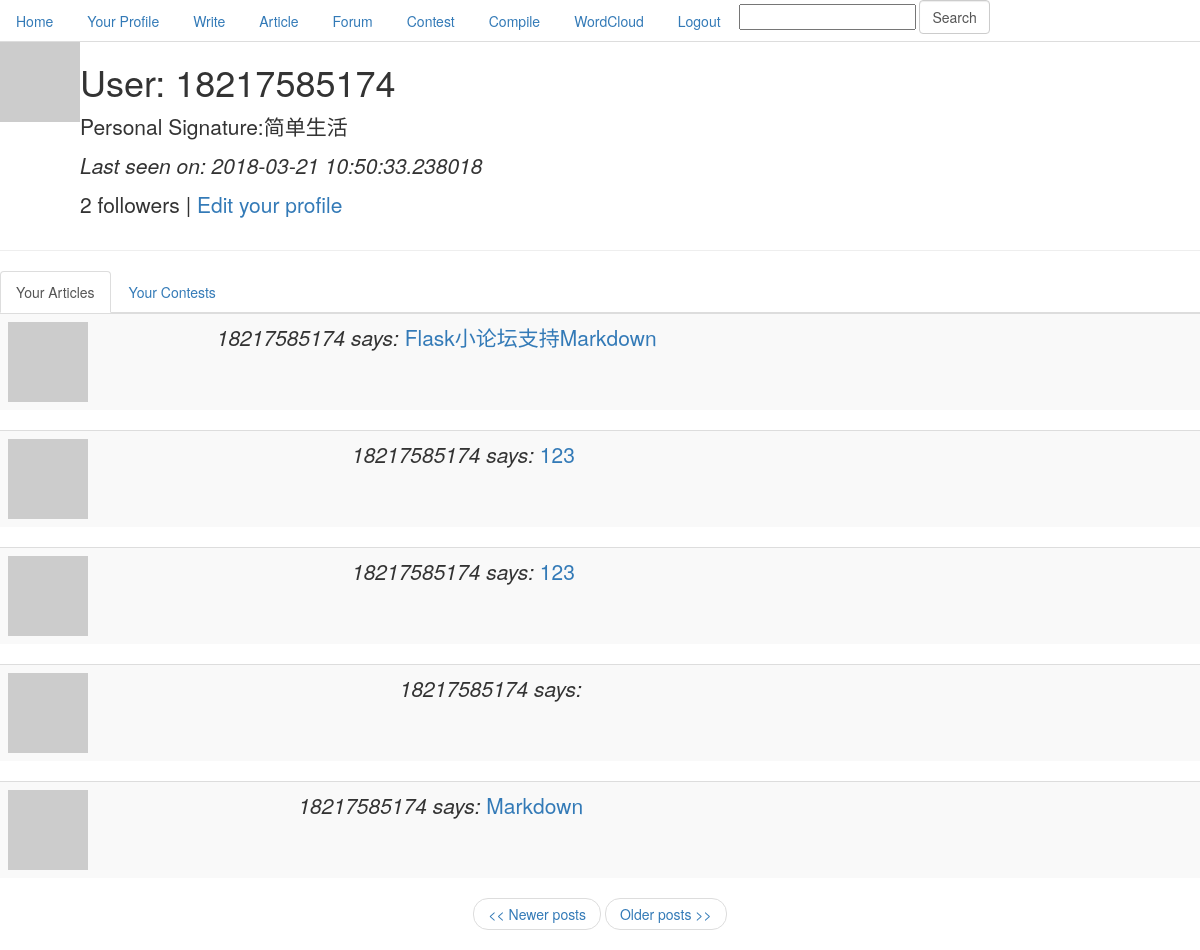
The page /user/18217585174/1 (signed in) on the database as committed earlier.
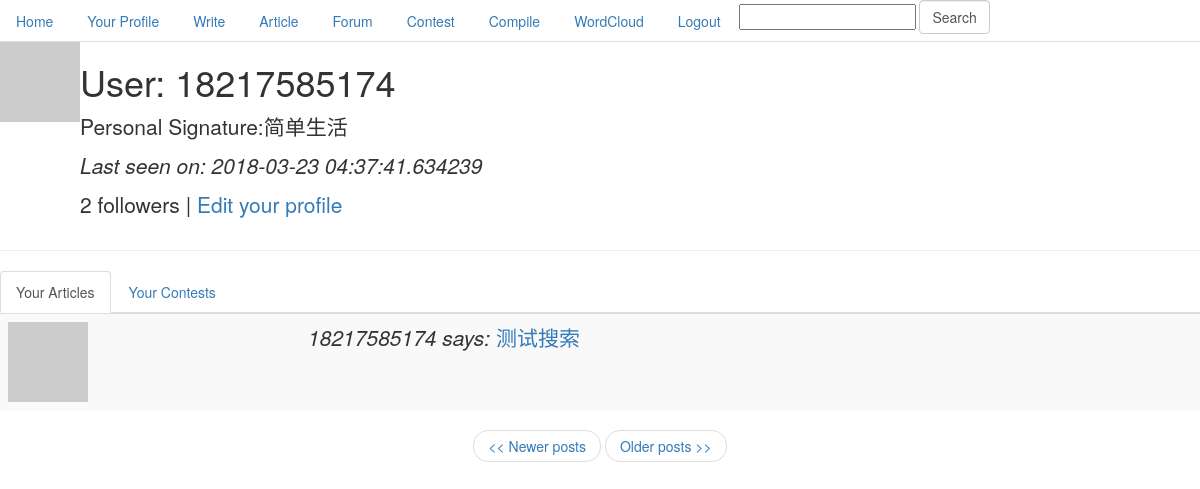
The same page on the database as committed later.
### app/models.py (models this page shows, shortened)
class User(db.Model):
    id = db.Column(db.Integer, primary_key=True)
    nickname = db.Column(db.String(64), index=True, unique=True)
    email = db.Column(db.String(120), index=True, unique=True)
    password = db.Column(db.String(120), index=True)
    posts = db.relationship('Post', backref='author', lazy='dynamic')
    cards = db.relationship('Card', backref='participant')
    about_me = db.Column(db.String(140))
    last_seen = db.Column(db.DateTime)
    followed = db.relationship('User',
                               secondary=followers,
                               primaryjoin=(followers.c.follower_id == id),
                               secondaryjoin=(followers.c.followed_id == id),
                               backref=db.backref('followers', lazy='dynamic'),
                               lazy='dynamic')
    is_authenticated = True
    is_active = True
    is_anonymous = False
    def avatar(self, size):
        return 'http://www.gravatar.com/avatar/' + md5(self.email.encode('utf8')).hexdigest() + '?d=mm&s=' + str(size)

class Post(db.Model):
    __searchable__ = ['body', 'title']
    __analyzer__ = ChineseAnalyzer()
    id = db.Column(db.Integer, primary_key=True)
    title = db.Column(db.String(100))
    body = db.Column(db.String(140))
    timestamp = db.Column(db.DateTime)
    user_id = db.Column(db.Integer, db.ForeignKey('user.id'))

### app/views.py (the view)
@app.route('/user/<nickname>')
@app.route('/user/<nickname>/<int:page>')
@login_required
def user(nickname, page=1):
    user = User.query.filter_by(nickname=nickname).first()
    if user is None:
        flash('User %s not found.' % nickname)
        return redirect(url_for('index'))
    posts = user.posts.paginate(page, POSTS_PER_PAGE, False)
    games = user.games.order_by(Game.timestamp.desc()).all()
    return render_template('user.html',
                           user=user, posts=posts,
                           games=games, datetime=datetime)

### app/forms.py
class SearchForm(Form):
    search = StringField('search', validators=[DataRequired()])

### app/views.py (called while the page is built)
@app.before_request
def before_request():
    g.user = current_user
    g.search_form = SearchForm()
    if g.user.is_authenticated:
        g.user.last_seen = datetime.utcnow()
        db.session.add(g.user)
        db.session.commit()

@lm.user_loader
def load_user(id):
    return User.query.get(int(id))

### app/templates/user.html (shortened to what this page needs)
{% extends "base.html" %}
{% block content %}
<table>
    <tr valign="top">
        <td><img src="{{user.avatar(128)}}"></td>
        <td class="lead">
            <h1>User: {{user.nickname}}</h1>
            {% if user.about_me %}<p>Personal Signature:{{user.about_me}}</p>{% endif %}
            {% if user.last_seen %}<p><i>Last seen on: {{user.last_seen}}</i></p>{% endif %}
            <p>{{user.followers.count()}} followers |
            {% if user.id == g.user.id %}
                <a href="{{url_for('edit')}}">Edit your profile</a>
            {% elif not g.user.is_following(user) %}
                <a href="{{url_for('follow', nickname = user.nickname)}}">Follow</a>
            {% else %}
                <a href="{{url_for('unfollow', nickname = user.nickname)}}">Unfollow</a>
            {% endif %}
            </p>
        </td>
    </tr>
</table>
<hr>
<div>
    <ul class="nav nav-tabs" role="tablist">
        <li role="presentation" class="active">
            <a href="#user_article" aria-controls="user_article" role="tab" data-toggle="tab">
                Your Articles
            </a>
        </li>
        <li role="presentation">
            <a href="#user_game" aria-controls="user_game" role="tab" data-toggle="tab">
                Your Contests
            </a>
        </li>
    </ul>
    <div class="tab-content">
        <div role="tabpanel" class="tab-pane active" id="user_article">
            {% for post in posts.items %}
            {% include 'post.html' %}
            {% endfor %}
            <nav>
                <ul class="pager">
                    {% if posts.has_prev %}<li><a href="{{ url_for('user', nickname = user.nickname, page = posts.prev_num) }}"><< Newer posts</a></li>{% else %}<li><a href="#"><< Newer posts</a></li>{% endif %}
                    {% if posts.has_next %}<li><a href="{{ url_for('user', nickname = user.nickname, page = posts.next_num) }}">Older posts >></a></li>{% else %}<li><a href="#">Older posts >></a></li>{% endif %}
                </ul>
            </nav>
        </div>
    </div>
</div>
{% endblock %}

### app/templates/post.html
<table class="table table-striped table-hover">
    <tr class="lead">
        <td><a href="{{ url_for('user', nickname = post.author.nickname) }}"><img src="{{post.author.avatar(50)}}"></a></td>
        <td><i>{{post.author.nickname}} says:</i>
        <a href="{{ url_for('article', pk = post.id) }}">{{post.title}}</a></td>
    </tr>
</table>

Rows that differ between the two databases and show on the page:
removed Post: author.nickname "18217585174", title "Flask小论坛支持Markdown"
removed Post: author.nickname "18217585174", title "123"
removed Post: author.nickname "18217585174", title "123"
removed Post: author.nickname "18217585174"
removed Post: author.nickname "18217585174", title "Markdown"
changed User "简单生活": last_seen "2018-03-21 10:50:33.238018" → "2018-03-23 04:37:41.634239"
now on this page (row edited): Post: author.nickname "18217585174", title "测试搜索"
